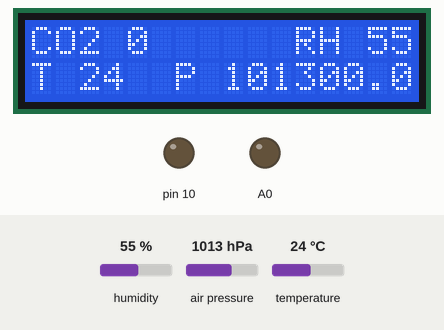
Simulated run of this sketch. Board: Arduino Uno, built with avr-gcc and run on an emulated ATmega328P. Shown: 16×2 character LCD, output pins drawn as LEDs (lit = HIGH). Inputs (shaded band) come from the test bench; at power-on: humidity 55 %, air pressure 1013 hPa, temperature 24 °C. The local clock reads 2024-03-15 10:24:30 at power-on unless the sketch sets it; storage starts empty; what the sketch prints to the serial monitor is not drawn.

Above: at 5.6 s.
5.7 s: humidity set to 22 %
At 11.4 s:
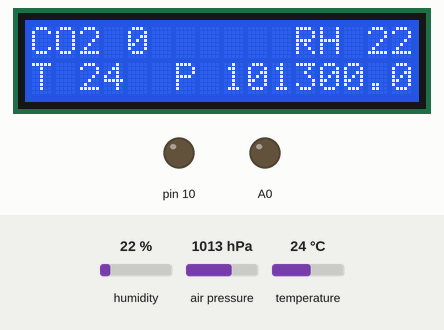
13.3 s: air pressure set to 952 hPa
At 16.4 s:
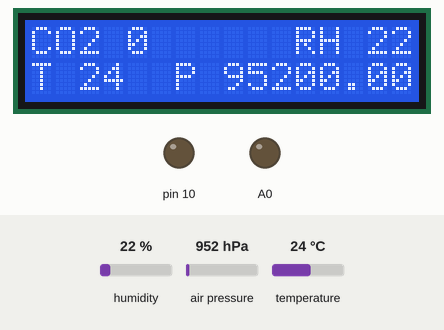
18.3 s: temperature set to 12 °C
At 21.4 s:
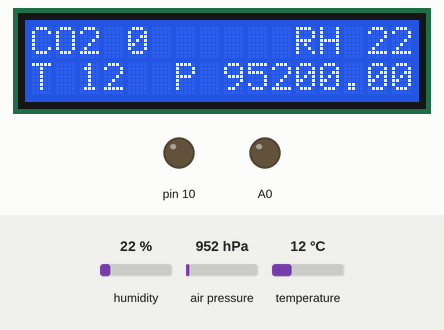
23.3 s: humidity set to 40 %
At 26.4 s:
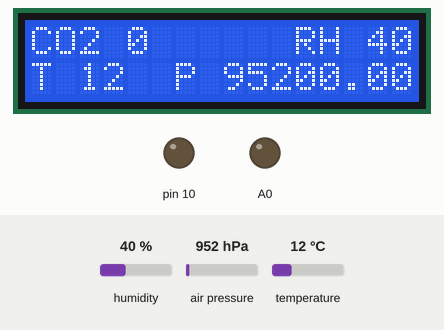
28.3 s: air pressure set to 975 hPa
At 31.4 s:
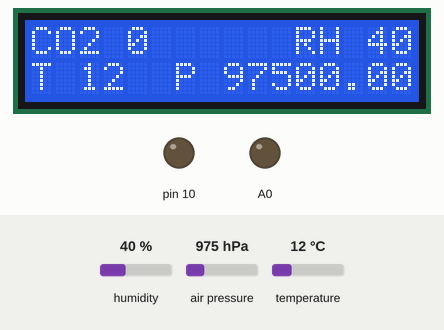
Timing chart, 0 to 32.9 s (numbered marks = the images above; inputs shaded):
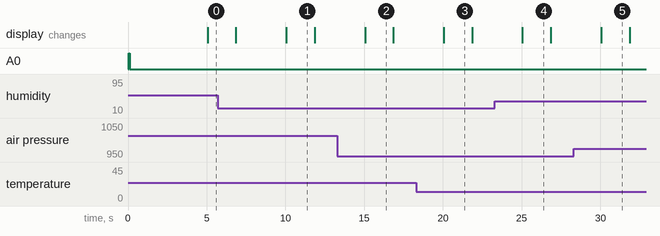

The sketch:

CaCO3-RSA-DIC-device-v1.0.ino
```cpp
//Source code for "Development of a new low-cost device to measure calcium carbonate content, reactive surface area in solid samples and dissolved inorganic carbon content in water samples"
//v1.0 with analog LCD screen
//By Clément Lopez C.

#include <LiquidCrystal.h>
#include "Seeed_BME280.h"
#include <SD.h>
#include <Wire.h>
#include "RTClib.h"
#include <SoftwareSerial.h>

LiquidCrystal lcd(9, 8, 5, 4, 3, 2);
SoftwareSerial mySerial(6, 7); // RX, TX
unsigned char hexdata[9] = {0xFF,0x01,0x86,0x00,0x00,0x00,0x00,0x00,0x79}; //Read the gas density command /Don't change the order

#define LOG_INTERVAL  5000 // Logging interval in ms

#define SYNC_INTERVAL 30000 // Interval to write data to the SD card in ms
uint32_t syncTime = 0; // Time of last sync()

#define ECHO_TO_SERIAL   1 // echo data to serial port
#define WAIT_TO_START    0 // Wait for serial input in setup()

BME280 bme280;

RTC_DS1307 RTC; // Define the Real Time Clock object

// For the data logging shield, use digital pin 10 for the SD cs line
const int chipSelect = 10;

// The logging file
File logfile;

void error(char *str)
{
  Serial.print("error: ");
  Serial.println(str);
  while(1);
}

void setup(void)
{
  lcd.begin(16, 2);
  pinMode(A0, OUTPUT);
  digitalWrite(A0, HIGH); //Relay position by default. The pump is off.
  Serial.begin(9600);
  while (!Serial) {

  }
  mySerial.begin(9600);
  Serial.println();

 #if WAIT_TO_START
  Serial.println("Type any character to start");
  while (!Serial.available());
#endif //WAIT_TO_START

  // initialize the SD card
  Serial.print("Initializing SD card...");
  // Make sure that the default chip select pin is set to
  // output, even if you don't use it:
  pinMode(10, OUTPUT);

  // See if the card is present and can be initialized:
  if (!SD.begin(chipSelect)) {
    error("Card failed, or not present");
  }
  Serial.println("card initialized.");

  // Create a new file
  char filename[] = "LOGGER00.CSV";
  for (uint8_t i = 0; i < 100; i++) {
    filename[6] = i/10 + '0';
    filename[7] = i%10 + '0';
    if (! SD.exists(filename)) {
      // Only open a new file if it doesn't exist
      logfile = SD.open(filename, FILE_WRITE);
      break;  // Leave the loop
    }
  }

  Serial.print("Logging to: ");
  Serial.println(filename);

  // Connect to RTC
  Wire.begin();
  if (!RTC.begin()) {
    logfile.println("RTC failed");
#if ECHO_TO_SERIAL
    Serial.println("RTC failed");
#endif  //ECHO_TO_SERIAL
  }

  logfile.println("millis,CO2,temp_bme,pressure_bme,RH");
#if ECHO_TO_SERIAL
  Serial.println("Millis\tCO2\tTemp_BME\tPressure_BME\tRH");
#endif //ECHO_TO_SERIAL

}

void loop(void)
{
  digitalWrite(A0, LOW); //Activates the pump.
  DateTime now;

  // Delay for the amount of time we want between readings
  delay((LOG_INTERVAL -1) - (millis() % LOG_INTERVAL));

  // Log milliseconds since starting
  uint32_t m = millis();
  logfile.print(m);           // Milliseconds since start
  logfile.print(",");
#if ECHO_TO_SERIAL
  Serial.print(m);         // Milliseconds since start
  Serial.print("\t");
#endif

  now = RTC.now();

mySerial.write(hexdata,9);
long hi,lo,co2;

 for(int i=0,j=0;i<9;i++)
 {
  if (mySerial.available()>0)
  {

     int ch=mySerial.read();

    if(i==2){     hi=ch;   }   //High concentration
    if(i==3){     lo=ch;   }   //Low concentration
    if(i==8) {
              co2=hi*256+lo;  //CO2 concentration
              logfile.print(co2);
              Serial.print(co2);
             }

  }
 }

   float temp_bme = bme280.getTemperature();
   int temp_bme_2 = temp_bme;
   delay(10);
   float pressure_bme = bme280.getPressure();
   delay(10);
   float RH = bme280.getHumidity();
   delay(10);

//Logging measurements
  logfile.print(", "); logfile.print(temp_bme);
  logfile.print(", "); logfile.print(pressure_bme);
  logfile.print(", "); logfile.println(RH);

//Display measurements on LCD screen
  lcd.setCursor(0,0); lcd.print("CO2 "); lcd.setCursor(4,0);lcd.print(co2);
  lcd.setCursor(11,0); lcd.print("RH ");lcd.print(RH);
  lcd.setCursor(0,1); lcd.print("T "); lcd.setCursor(2,1);lcd.print(temp_bme_2);
  lcd.setCursor(6,1); lcd.print("P ");lcd.print(pressure_bme);

  delay(1800);
  lcd.clear();

//Display measurements on Arduino serial monitor
#if ECHO_TO_SERIAL
  Serial.print("\t");
  Serial.print(temp_bme);
  Serial.print("\t");
  Serial.print(pressure_bme);
  Serial.print("\t");
  Serial.println(RH);

#endif //ECHO_TO_SERIAL

#if ECHO_TO_SERIAL
  Serial.println();
#endif // ECHO_TO_SERIAL

  if ((millis() - syncTime) < SYNC_INTERVAL) return;
  syncTime = millis();
  logfile.flush();
}
```

Measured:
- after the input at 5.7 s, the display: first differs from a run without the input after 4.4 s (image 1)
- after the input at 13.3 s, the display: changes after 1.8 s (image 2)
- after the input at 18.3 s, the display: changes after 1.8 s (image 3)
- after the input at 23.3 s, the display: changes after 1.8 s (image 4)
- after the input at 28.3 s, the display: changes after 1.8 s (image 5)
- what the display in image 1 shows lasts 1.8 s, from 10.1 s to 11.9 s
